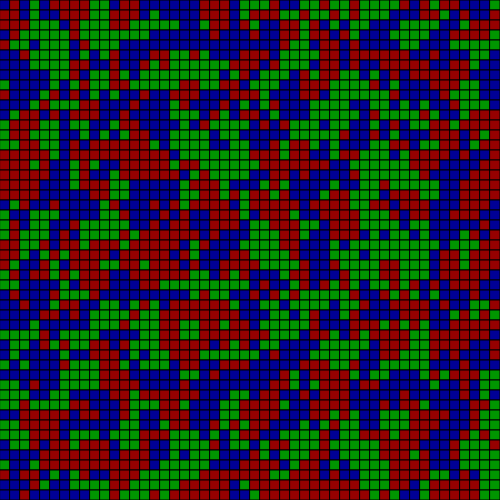
Frame 1 (no input)
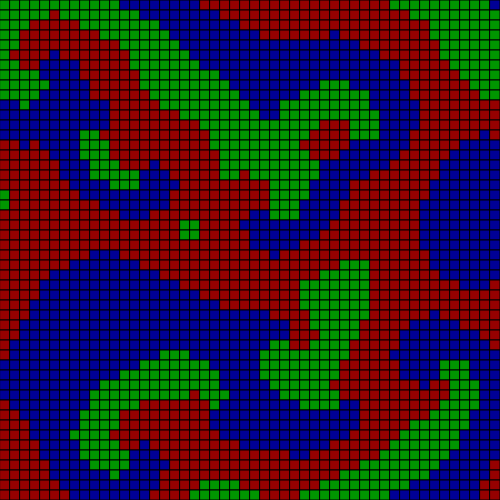
Frame 60 (no input)
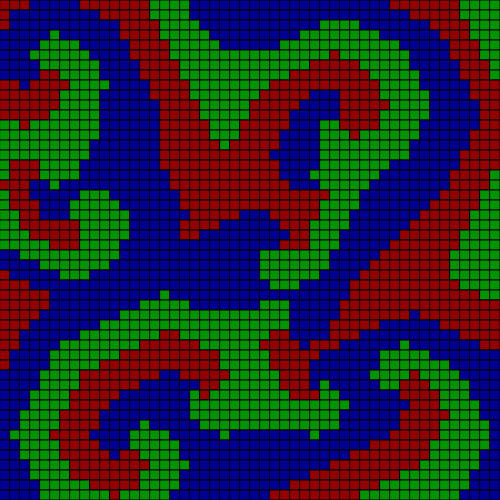
Frame 120 (the mouse pressed at the canvas centre since frame 60)

The p5.js sketch that drew these frames (run headless with seeded random() and noise() and a simulated clock; from frame 60 on, the mouse is pressed at the canvas centre):

// p5.js sketch
// ── sketch.js
const rows = 50;
const cols = 50;
const cellSize = 10;

const rpStates = [0, 1, 2];
const rpColors = {
  0: [150, 0, 0], // rock
  1: [0, 150, 0], // paper
  2: [0, 0, 150], // scissors
};

let grid = [];

function setup() {
  createCanvas(cols * cellSize, rows * cellSize);
  initializeGrid();
}

function draw() {
  background(255);

  updateGrid();
  displayGrid();
}

function initializeGrid() {
  for (let i = 0; i < rows; i++) {
    grid[i] = [];
    for (let j = 0; j < cols; j++) {
      grid[i][j] = floor(random(3));
    }
  }
}

function updateGrid() {
  const newGrid = createEmptyGrid();

  for (let i = 0; i < rows; i++) {
    for (let j = 0; j < cols; j++) {
      const currentState = grid[i][j];
      const neighbors = getNeighbors(i, j);

      const winningNeighbors = getWinningNeighbors(currentState, neighbors);
      const winningCount = winningNeighbors.length;

      // Rule: If winning neighbors are 2 or less, stay in the current state (defense)
      // If winning neighbors are more than 2, switch state with a randomly chosen winning neighbor (occupation)
      newGrid[i][j] =
        winningCount <= 2
          ? currentState
          : winningNeighbors[floor(random(winningCount))];
    }
  }

  grid = newGrid;
}

function displayGrid() {
  for (let i = 0; i < rows; i++) {
    for (let j = 0; j < cols; j++) {
      const state = grid[i][j];
      const color = rpColors[state];

      fill(color);
      rect(j * cellSize, i * cellSize, cellSize, cellSize);
    }
  }
}

function createEmptyGrid() {
  const newGrid = [];
  for (let i = 0; i < rows; i++) {
    newGrid[i] = new Array(cols).fill(null);
  }
  return newGrid;
}

function getNeighbors(row, col) {
  const neighbors = [];
  for (let i = -1; i <= 1; i++) {
    for (let j = -1; j <= 1; j++) {
      const newRow = row + i;
      const newCol = col + j;

      if (newRow >= 0 && newRow < rows && newCol >= 0 && newCol < cols) {
        neighbors.push(grid[newRow][newCol]);
      }
    }
  }
  return neighbors;
}

function getWinningNeighbors(currentState, neighbors) {
  const winningMoves = {
    0: 2, // Rock wins against Scissors
    1: 0, // Paper wins against Rock
    2: 1, // Scissors win against Paper
  };

  return neighbors.filter(
    (neighbor) => neighbor === winningMoves[currentState]
  );
}
